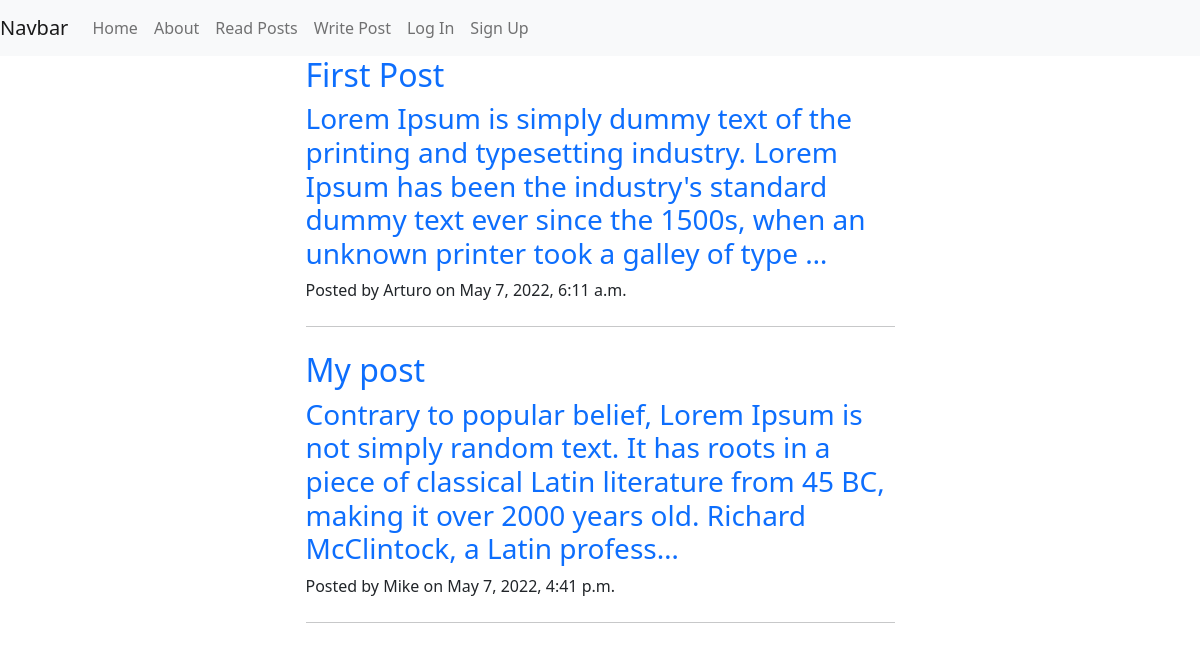
/posts/, run on the app's committed database.
### posts/models.py (models this page shows, shortened)
class Post(models.Model):
        title = models.CharField(max_length=256)
        author=models.ForeignKey(
            'auth.User',
            on_delete=models.CASCADE,
            null=True,default=None
        )
        body=models.TextField()
        created_on=models.DateTimeField(auto_now_add=True)

### posts/views.py (the view)
# urls.py: path('',PostListView.as_view(),name='post_list'),
class PostListView(ListView):
    template_name='posts/list.html'
    model=Post

### templates/posts/list.html
{% extends "base.html" %}
{% block content %}
{% for obj in object_list %}
  <div class="container px-4 px-lg-5">
    <div class="row gx-4 gx-lg-5 justify-content-center">
        <div class="col-md-10 col-lg-8 col-xl-7">
            <div class="post-preview">
                <a href="{% url 'post_detail' obj.id %}">
                    <h2 class="post-title">{{obj.title}}</h2>
                    <h3 class="post-subtitle">{{obj.body|truncatechars:200}}</h3>
                </a>
                <p class="post-meta">
                    Posted by
                    <span>{{obj.author}}</span>
                    on <span>{{obj.created_on}}</span>
                </p>
            </div>
            <hr class="my-4" />
        </div>
    </div>
</div>
{% endfor %}
{% endblock %}

### static/css/base.css (style rules this page uses)
a { text-decoration: none; }

### data on the page
Post: title "First Post", body "Lorem Ipsum is simply dummy text of the printing and typesetting industry. Lorem Ipsum has been the industry's standard dummy text ever since the 1500s, when an unknown printer took a galley of type …", author "Arturo", created_on "May 7, 2022, 6:11 a.m."
Post: title "My post", body "Contrary to popular belief, Lorem Ipsum is not simply random text. It has roots in a piece of classical Latin literature from 45 BC, making it over 2000 years old. Richard McClintock, a Latin profess…", author "Mike", created_on "May 7, 2022, 4:41 p.m."
